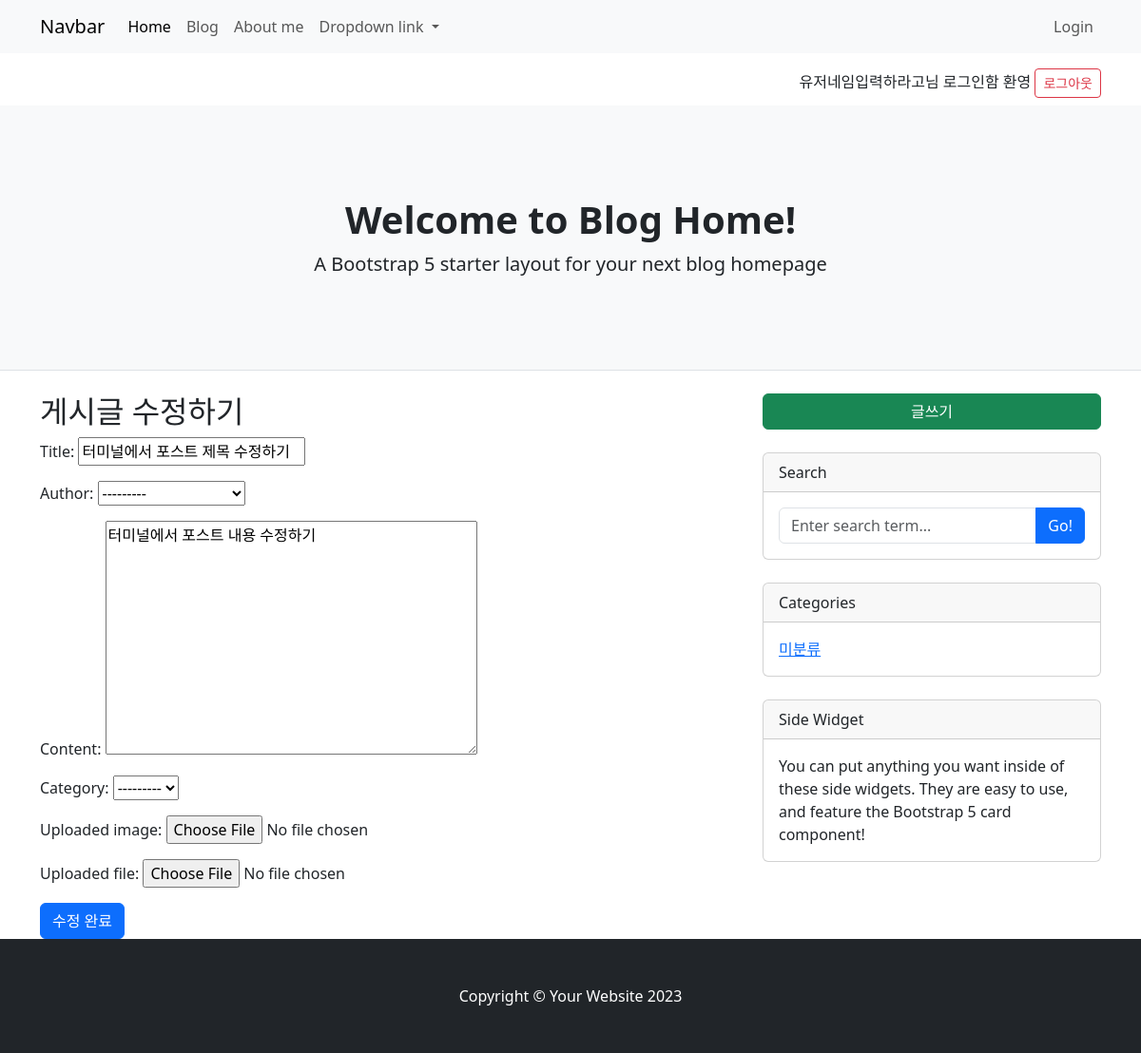
/blog/8/update/ (signed in), run on the app's committed database.
### blog/models.py (models this page shows, shortened)
class Post(models.Model) :
	title = models.CharField(max_length=30)    # title 필드는 CharField (문자열필드정의 클래스), 문자필드, 최대 길이(필수설정) 30으로 설정
	content = models.TextField()			   # content 필드는 TextField (텍스트저장 문자열필드클래스), 문자열의 길이 제한 없도록(본문내용이니까)
	uploaded_image = models.ImageField(upload_to="images/", null=True, blank=True)
	uploaded_file = models.FileField(upload_to="files/", null=True, blank=True)
	created_at = models.DateTimeField(auto_now_add=True, null=True)	   # created_at 필드는 DateTimeField(날짜+시간저장 필드클래스),2025-07-30 14:32:00 등의형식으로저장됨
	updated_at = models.DateTimeField(auto_now=True, null=True)  # 해당줄추가
	author = models.ForeignKey(User, on_delete=models.CASCADE, null=True)
	category = models.ForeignKey(Category, on_delete=models.SET_NULL, null=True, blank=True)  # 카테고리 연결 추가

### blog/views.py (the view)
# urls.py: path('<int:pk>/update/', views.update , name='blogupdate'),
def update(request, pk):
    post = Post.objects.get(pk=pk)
    if request.method == 'POST':
        postform = PostForm(request.POST, request.FILES, instance=post)
        if postform.is_valid():
            postform.save()
            return redirect('/blog/')
    else:
        postform = PostForm(instance=post)
    return render(request,
                  template_name='blog/postupdateform.html',
                  context={'postform': postform}
                  )

### blog/forms.py
class PostForm(forms.ModelForm):
    class Meta:
        model = Post
        fields = ['title',
                  'author',  #아직이둘은미지정
                  'content',
                  'category',
                  'uploaded_image',
                  'uploaded_file' ]

### blog/templates/blog/postupdateform.html (shortened to what this page needs)
{% extends 'blog/base.html' %}
{% block main-area %}
<h2>게시글 수정하기</h2>
<form method="post" enctype="multipart/form-data">
    {{ postform.as_p }}
    <button type="submit" class="btn btn-primary">수정 완료</button>
</form>
{% endblock %}

### blog/templates/blog/base.html (shortened to what this page needs)
{% load static %}
<!DOCTYPE html>
<html lang="ko">
<head>
    <link href="https://cdn.jsdelivr.net/npm/bootstrap@5.3.7/dist/css/bootstrap.min.css" rel="stylesheet" />
</head>
<body>
    {% include 'blog/nav.html' %}
    <div class="container text-end mt-3 mb-2">
        {% if user.is_authenticated %}
            {{ user.username }}님 로그인함 환영
            <a href="/accounts/logout/" class="btn btn-sm btn-outline-danger">로그아웃</a>
        {% else %}
            <a href="/accounts/login/" class="btn btn-sm btn-outline-primary">로그인</a>
            <a href="/accounts/signup/" class="btn btn-sm btn-outline-success">회원가입</a>
        {% endif %}
    </div>
    <header class="py-5 bg-light border-bottom mb-4">
        <div class="container text-center my-5">
            <h1 class="fw-bolder">Welcome to Blog Home!</h1>
            <p class="lead mb-0">A Bootstrap 5 starter layout for your next blog homepage</p>
        </div>
    </header>
    <div class="container">
        <div class="row">
            <div class="col-lg-8" id="main-area">
               {% block main-area %}
               {% endblock %}
            </div>
            <div class="col-lg-4">
                {% if user.is_authenticated %}
                <div class="mb-4">
                    <a href="/blog/create/" class="btn btn-success w-100">글쓰기</a>
                </div>
                {% endif %}
                <div class="card mb-4">
                    <div class="card-header">Search</div>
                    <div class="card-body">
                        <div class="input-group">
                            <input class="form-control" type="text" placeholder="Enter search term..." aria-label="Enter search term..." aria-describedby="button-search" />
                            <button class="btn btn-primary" id="button-search" type="button">Go!</button>
                        </div>
                    </div>
                </div>
                <div class="card mb-4">
                    <div class="card-header">Categories</div>
                    <div class="card-body">
                        <ul class="list-unstyled mb-0">
                            <li><a href="/blog/category/no_category">미분류</a></li>
                        </ul>
                    </div>
                </div>
                <div class="card mb-4">
                    <div class="card-header">Side Widget</div>
                    <div class="card-body">
                        You can put anything you want inside of these side widgets. They are easy to use, and feature the Bootstrap 5 card component!
                    </div>
                </div>
            </div>
        </div>
    </div>
    {% include 'blog/footer.html' %}
</body>
</html>

### data on the page
Post: title "터미널에서 포스트 제목 수정하기", author "---------", content "터미널에서 포스트 내용 수정하기", category "---------"

### other printed values
{{ user.username }} "유저네임입력하라고"
